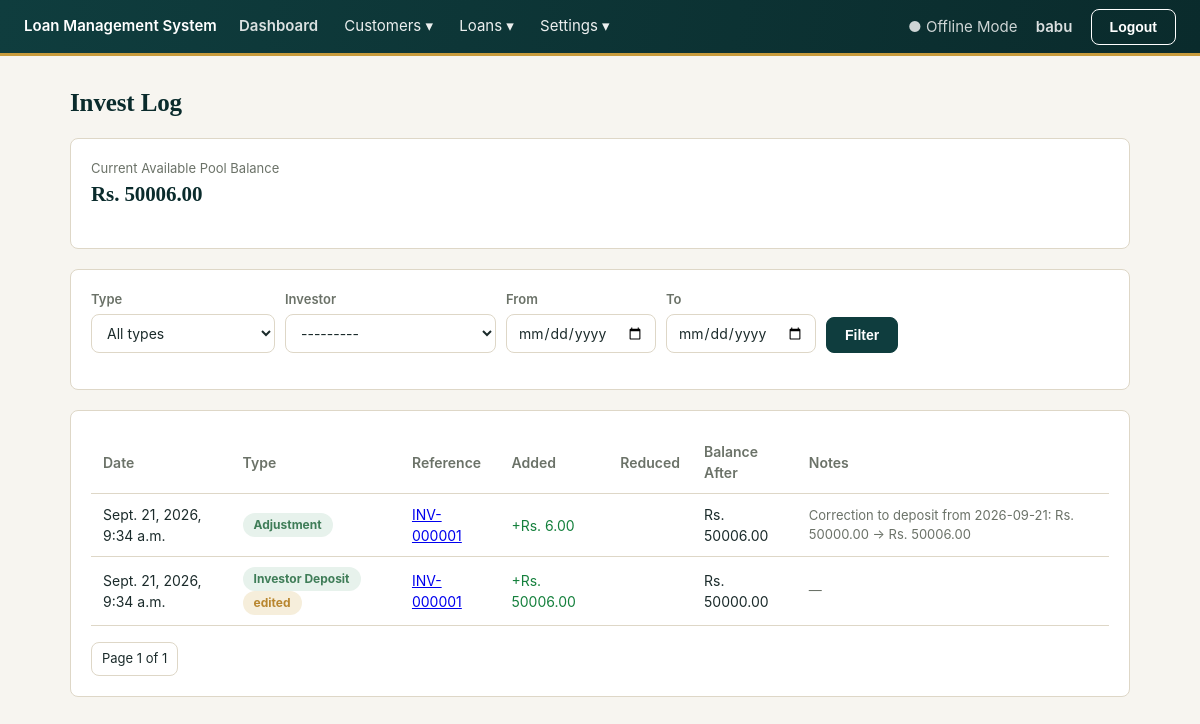
The page /investments/ledger/ (signed in) on the database its author committed.
### accounts/models.py (models this page shows, shortened)
class AdminUser(AbstractUser):
    full_name = models.CharField(max_length=150, blank=True)
    session_timeout_minutes = models.PositiveIntegerField(
        default=30,
        help_text="Auto-logout after this many minutes of inactivity.",
    )

### investments/models.py (models this page shows, shortened)
class InvestmentPoolBalance(models.Model):
    current_balance = models.DecimalField(max_digits=14, decimal_places=2, default=Decimal("0"))
    @classmethod
    def get_balance(cls):
        obj, _ = cls.objects.get_or_create(pk=1)
        return obj.current_balance

class Investor(models.Model):
    STATUS_ACTIVE = "active"
    STATUS_INACTIVE = "inactive"
    STATUS_CHOICES = [(STATUS_ACTIVE, "Active"), (STATUS_INACTIVE, "Inactive")]
    investor_id = models.CharField(max_length=20, unique=True, editable=False)
    full_name = models.CharField(max_length=150)
    mobile = models.CharField(max_length=10, validators=[mobile_validator])
    email = models.EmailField(blank=True)
    address = models.TextField(blank=True)
    status = models.CharField(max_length=10, choices=STATUS_CHOICES, default=STATUS_ACTIVE)
    created_at = models.DateTimeField(auto_now_add=True)
    class Meta:
        ordering = ["-created_at"]
    def __str__(self):
        return f"{self.investor_id} — {self.full_name}"

class InvestmentLedgerEntry(models.Model):
    TYPE_DEPOSIT = "deposit"
    TYPE_LOAN_DISBURSED = "loan_disbursed"
    TYPE_REPAYMENT = "repayment"
    TYPE_ADJUSTMENT = "adjustment"
    TYPE_CHOICES = [
        (TYPE_DEPOSIT, "Investor Deposit"),
        (TYPE_LOAN_DISBURSED, "Loan Disbursed"),
        (TYPE_REPAYMENT, "Repayment Received"),
        (TYPE_ADJUSTMENT, "Adjustment"),
    ]
    entry_type = models.CharField(max_length=20, choices=TYPE_CHOICES)
    investor = models.ForeignKey(
        Investor, null=True, blank=True, on_delete=models.PROTECT, related_name="ledger_entries"
    )
    loan = models.ForeignKey(
        "loans.Loan", null=True, blank=True, on_delete=models.SET_NULL, related_name="investment_entries"
    )
    payment = models.ForeignKey(
        "payments.Payment", null=True, blank=True, on_delete=models.SET_NULL, related_name="investment_entries"
    )
    amount = models.DecimalField(
        max_digits=14, decimal_places=2,
        help_text="Signed: positive adds to the pool, negative reduces it.",
    )
    balance_after = models.DecimalField(max_digits=14, decimal_places=2, editable=False)
    previous_amount = models.DecimalField(
        max_digits=14, decimal_places=2, null=True, blank=True,
        help_text="Set only if this entry was later edited — what it was before.",
    )
    edited_at = models.DateTimeField(null=True, blank=True)
    notes = models.CharField(max_length=255, blank=True)
    created_at = models.DateTimeField(auto_now_add=True)
    class Meta:
        ordering = ["-created_at", "-id"]
    @property
    def added_amount(self):
        return self.amount if self.amount > 0 else None
    @property
    def reduced_amount(self):
        return -self.amount if self.amount < 0 else None

### investments/views.py (the view, shortened to what this page needs)
# urls.py: path("ledger/", views.ledger_list, name="ledger_list"),
@login_required
def ledger_list(request):
    form = LedgerFilterForm(request.GET or None)
    entries = InvestmentLedgerEntry.objects.select_related("investor", "loan", "payment")
    paginator = Paginator(entries, 30)
    page_obj = paginator.get_page(request.GET.get("page"))
    return render(
        request, "investments/ledger_list.html",
        {"page_obj": page_obj, "form": form, "pool_balance": InvestmentPoolBalance.get_balance()},
    )

### investments/forms.py
class LedgerFilterForm(forms.Form):
    entry_type = forms.ChoiceField(required=False, choices=[("", "All types")] + list(InvestmentLedgerEntry.TYPE_CHOICES))
    investor = forms.ModelChoiceField(required=False, queryset=Investor.objects.all())
    date_from = forms.DateField(required=False, widget=forms.DateInput(attrs={"type": "date"}))
    date_to = forms.DateField(required=False, widget=forms.DateInput(attrs={"type": "date"}))

### core/context_processors.py (called while the page is built)
def system_settings(request):
    return {"company_name": get_setting("company_name")}

### core/models.py (called while the page is built)
def get_setting(key, default=None):
    try:
        return SystemSetting.objects.get(key=key).value
    except SystemSetting.DoesNotExist:
        return DEFAULTS.get(key, default)

### investments/templates/investments/ledger_list.html (shortened to what this page needs)
{% extends "base.html" %}
{% block content %}
<h1>Invest Log</h1>
<div class="card">
  <div class="muted">Current Available Pool Balance</div>
  <h2 style="{% if pool_balance < 0 %}color:#b91c1c;{% endif %}">Rs. {{ pool_balance }}</h2>
</div>
<form method="get" class="card">
  <div class="search-bar">
    <div class="form-group"><label>Type</label>{{ form.entry_type }}</div>
    <div class="form-group"><label>Investor</label>{{ form.investor }}</div>
    <div class="form-group"><label>From</label>{{ form.date_from }}</div>
    <div class="form-group"><label>To</label>{{ form.date_to }}</div>
    <div class="form-group" style="align-self:flex-end;"><button class="btn">Filter</button></div>
  </div>
</form>
<div class="card">
  <table>
    <thead><tr><th>Date</th><th>Type</th><th>Reference</th><th>Added</th><th>Reduced</th><th>Balance After</th><th>Notes</th></tr></thead>
    <tbody>
      {% for entry in page_obj %}
        <tr>
          <td>{{ entry.created_at }}</td>
          <td><span class="badge {% if entry.amount > 0 %}active{% else %}rejected{% endif %}">{{ entry.get_entry_type_display }}</span>{% if entry.edited_at %} <span class="badge pending">edited</span>{% endif %}</td>
          <td>
            {% if entry.investor %}<a href="{% url 'investments:investor_detail' entry.investor.pk %}">{{ entry.investor.investor_id }}</a>{% endif %}
          </td>
          <td style="color:#15803d;">{% if entry.added_amount %}+Rs. {{ entry.added_amount }}{% endif %}</td>
          <td style="color:#b91c1c;">{% if entry.reduced_amount %}-Rs. {{ entry.reduced_amount }}{% endif %}</td>
          <td>Rs. {{ entry.balance_after }}</td>
          <td class="muted">{{ entry.notes|default:"—" }}</td>
        </tr>
      {% empty %}<tr><td colspan="7" class="muted">No activity yet.</td></tr>{% endfor %}
    </tbody>
  </table>
  <div class="pagination">
    <span>Page {{ page_obj.number }} of {{ page_obj.paginator.num_pages }}</span>
  </div>
</div>
{% endblock %}

### templates/base.html (shortened to what this page needs)
{% load static %}
<!DOCTYPE html>
<html lang="en">
<head>
  <link rel="stylesheet" href="{% static 'css/app.css' %}">
</head>
<body>
  <div class="topbar">
    <div>
      <a href="{% url 'customers:list' %}">{{ company_name|default:"Loan Management System" }}</a>
      <a href="{% url 'reports:dashboard' %}" style="margin-left:18px;opacity:.85;">Dashboard</a>
      <div class="nav-dropdown">
        <span class="nav-dropdown-toggle">Customers ▾</span>
      </div>
      <div class="nav-dropdown">
        <span class="nav-dropdown-toggle">Loans ▾</span>
      </div>
      <div class="nav-dropdown">
        <span class="nav-dropdown-toggle">Settings ▾</span>
      </div>
    </div>
    <div>
      <span style="margin-right:14px; opacity:.8;">● Offline Mode</span>
      {% if user.is_authenticated %}
        <a href="{% url 'accounts:profile' %}" style="color:#fff;opacity:.85;margin-right:14px;">{{ user.full_name|default:user.username }}</a>
        <form method="post" action="{% url 'accounts:logout' %}" style="display:inline">
          <button type="submit" class="btn secondary" style="color:#fff;border-color:#fff;">Logout</button>
        </form>
      {% endif %}
    </div>
  </div>
  <div class="container">
    {% block content %}{% endblock %}
  </div>
</body>
</html>

### static/css/app.css (style rules this page uses)
:root { --color-bg: #f7f5f0; --color-surface: #ffffff; --color-border: #ded7c7; --color-ink: #1b2b2b; --color-muted: #6b7268; --color-primary: #0f3d3e; --color-primary-dark: #0a2b2c; --color-primary-light: #e4efee; --color-accent: #c89b3c; --color-accent-dark: #a57f2c; --color-success: #3f7d58; --color-success-bg: #e7f2ec; --color-danger: #a6402f; --color-danger-bg: #f7e9e6; --color-warning: #b8862f; --color-warning-bg: #f6eedb; --radius: 8px; --radius-lg: 12px; --font: -apple-system, "Segoe UI", Roboto, "Helvetica Neue", Arial, sans-serif; --font-display: Georgia, "Times New Roman", "Noto Serif", serif; }
* { box-sizing: border-box; }
body { margin: 0; font-family: var(--font); background: var(--color-bg); color: var(--color-ink); font-size: 15px; line-height: 1.5; }
h1, h2, h3 { font-family: var(--font-display); font-weight: 700; letter-spacing: -0.005em; margin-top: 0; color: var(--color-primary-dark); }
h1 { font-size: 25px; }
h2 { font-size: 21px; font-variant-numeric: tabular-nums; }
.topbar { background: linear-gradient(100deg, var(--color-primary) 0%, var(--color-primary-dark) 100%); color: #fff; padding: 0 24px; display: flex; justify-content: space-between; align-items: center; border-bottom: 3px solid var(--color-accent); min-height: 56px; }
.topbar a { color: #fff; text-decoration: none; font-weight: 600; }
.container { max-width: 1100px; margin: 28px auto; padding: 0 20px; }
.card { background: var(--color-surface); border: 1px solid var(--color-border); border-radius: var(--radius); padding: 20px; margin-bottom: 20px; transition: box-shadow 0.2s ease, transform 0.2s ease; }
.card h2 { font-weight: 800; font-variant-numeric: tabular-nums; }
table { width: 100%; border-collapse: collapse; }
th, td { text-align: left; padding: 10px 12px; border-bottom: 1px solid var(--color-border); font-size: 14px; }
th { color: var(--color-muted); font-weight: 600; }
tbody tr { transition: background 0.15s ease; }
.btn { display: inline-block; padding: 9px 18px; border-radius: var(--radius); border: 1px solid var(--color-primary); background: var(--color-primary); color: #fff; text-decoration: none; font-size: 14px; font-weight: 600; cursor: pointer; transition: background 0.15s ease, transform 0.15s ease, box-shadow 0.15s ease; }
.btn.secondary { background: transparent; color: var(--color-primary); border-color: var(--color-border); }
.badge { display: inline-block; padding: 3px 11px; border-radius: 999px; font-size: 12px; font-weight: 700; }
.badge.active, .badge.verified, .badge.paid { background: var(--color-success-bg); color: var(--color-success); }
.badge.pending { background: var(--color-warning-bg); color: var(--color-warning); }
.form-group { display: flex; flex-direction: column; gap: 5px; }
.form-group label { font-size: 13px; font-weight: 600; color: var(--color-muted); }
input, select, textarea { padding: 9px 11px; border: 1px solid var(--color-border); border-radius: var(--radius); font-size: 14px; font-family: inherit; background: var(--color-surface); color: var(--color-ink); transition: border-color 0.15s ease, box-shadow 0.15s ease; }
.search-bar { display: flex; gap: 10px; margin-bottom: 16px; flex-wrap: wrap; }
.pagination { display: flex; gap: 6px; margin-top: 16px; }
.pagination a, .pagination span { padding: 6px 10px; border: 1px solid var(--color-border); border-radius: var(--radius); text-decoration: none; color: var(--color-ink); font-size: 13px; }
.muted { color: var(--color-muted); font-size: 13px; }
.nav-dropdown { position: relative; display: inline-block; margin-left: 22px; }
.nav-dropdown-toggle { cursor: pointer; opacity: .92; color: #fff; font-size: inherit; user-select: none; }

### rows shown on the page
AdminUser: full_name "babu"
InvestmentPoolBalance: current_balance "50006.00"
Investor: investor "---------"
InvestmentLedgerEntry: created_at "Sept. 21, 2026, 9:34 a.m.", entry_type "Adjustment", investor.investor_id "INV-000001", added_amount "6.00", balance_after "50006.00", notes "Correction to deposit from 2026-09-21: Rs. 50000.00 -> Rs. 50006.00"
InvestmentLedgerEntry: created_at "Sept. 21, 2026, 9:34 a.m.", entry_type "Investor Deposit", shows "edited", investor.investor_id "INV-000001", added_amount "50006.00", balance_after "50000.00", notes "—"

### other values the page prints
{{ company_name|default:"Loan Management System" }} "Loan Management System"
{{ page_obj.number }} "1"
{{ page_obj.paginator.num_pages }} "1"
